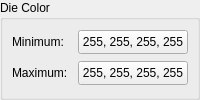
              <widget class="QGroupBox" name="groupBox_11">
               <property name="title">
                <string>Die Color</string>
               </property>
               <layout class="QGridLayout" name="gridLayout_7">
                <property name="leftMargin">
                 <number>9</number>
                </property>
                <property name="topMargin">
                 <number>9</number>
                </property>
                <property name="rightMargin">
                 <number>9</number>
                </property>
                <property name="bottomMargin">
                 <number>9</number>
                </property>
                <item row="0" column="0">
                 <widget class="QLabel" name="label_38">
                  <property name="minimumSize">
                   <size>
                    <width>60</width>
                    <height>0</height>
                   </size>
                  </property>
                  <property name="text">
                   <string>Minimum:</string>
                  </property>
                 </widget>
                </item>
                <item row="0" column="1">
                 <widget class="QPushButton" name="btnMinDieColor">
                  <property name="sizePolicy">
                   <sizepolicy hsizetype="Expanding" vsizetype="Fixed">
                    <horstretch>0</horstretch>
                    <verstretch>0</verstretch>
                   </sizepolicy>
                  </property>
                  <property name="minimumSize">
                   <size>
                    <width>0</width>
                    <height>24</height>
                   </size>
                  </property>
                  <property name="maximumSize">
                   <size>
                    <width>16777215</width>
                    <height>24</height>
                   </size>
                  </property>
                  <property name="cursor">
                   <cursorShape>PointingHandCursor</cursorShape>
                  </property>
                  <property name="text">
                   <string>255, 255, 255, 255</string>
                  </property>
                 </widget>
                </item>
                <item row="1" column="0">
                 <widget class="QLabel" name="label_39">
                  <property name="minimumSize">
                   <size>
                    <width>60</width>
                    <height>0</height>
                   </size>
                  </property>
                  <property name="text">
                   <string>Maximum:</string>
                  </property>
                 </widget>
                </item>
                <item row="1" column="1">
                 <widget class="QPushButton" name="btnMaxDieColor">
                  <property name="sizePolicy">
                   <sizepolicy hsizetype="Expanding" vsizetype="Fixed">
                    <horstretch>0</horstretch>
                    <verstretch>0</verstretch>
                   </sizepolicy>
                  </property>
                  <property name="minimumSize">
                   <size>
                    <width>0</width>
                    <height>24</height>
                   </size>
                  </property>
                  <property name="maximumSize">
                   <size>
                    <width>16777215</width>
                    <height>24</height>
                   </size>
                  </property>
                  <property name="cursor">
                   <cursorShape>PointingHandCursor</cursorShape>
                  </property>
                  <property name="text">
                   <string>255, 255, 255, 255</string>
                  </property>
                 </widget>
                </item>
               </layout>
              </widget>
